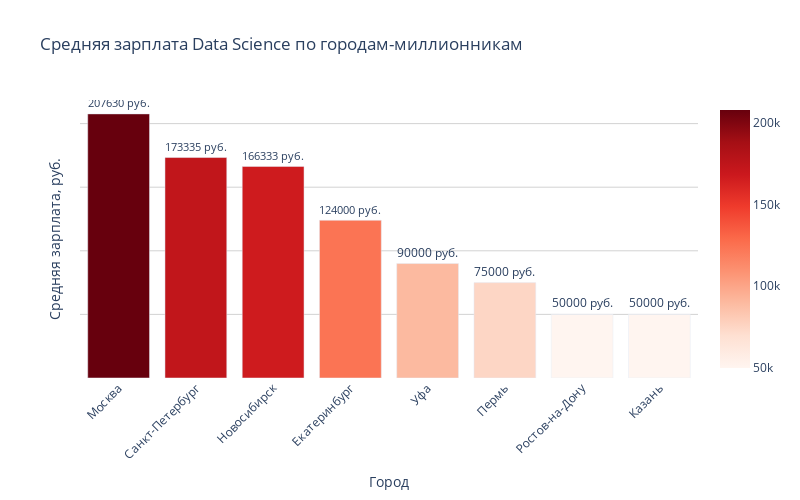

Write notebook code for a chart like this one.
### Code cell
# Создаем интерактивный столбчатый график
fig_1 = px.bar(
    area_salary_df,
    x='city',
    y='avg_salary',
    title='Средняя зарплата Data Science по городам-миллионникам',
    labels={'city': 'Город', 'avg_salary': 'Средняя зарплата, руб.'},
    color='avg_salary',  # Раскрашиваем столбцы по значению зарплаты
    color_continuous_scale='reds',
    text='avg_salary'  # Показываем значения на столбцах
)

# Настраиваем оформление
fig_1.update_layout(
    xaxis_tickangle=-45,  # Наклон подписей городов
    #showlegend=False,     # Скрываем легенду для цветовой шкалы
    plot_bgcolor='white', # Белый фон
    width=800,
    height=500,
    coloraxis_colorbar=dict(title='')  # Убираем подпись у цветовой шкалы
)

# Форматируем подписи на столбцах
fig_1.update_traces(
    texttemplate='%{text:.0f} руб.',
    textposition='outside',
    hovertemplate='<b>%{x}</b><br>Средняя зарплата: %{y:.0f} руб.<extra></extra>'
)

# Настраиваем оси, добавляем сетку
fig_1.update_yaxes(
    showgrid=True, 
    gridwidth=1, 
    gridcolor='lightgray',
    showticklabels=False  # Убираю числовые подписи по оси Y
)

# fig_1.show()
# fig_1.write_html("data/html/fig_1.html")

### Figure 1 — Plotly figure (JSON) as saved in the notebook; plotly's stock layout.template omitted (floating-point values rounded to 4 significant figures)
{"data": [{"hovertemplate": "<b>%{x}</b><br>Средняя зарплата: %{y:.0f} руб.<extra></extra>", "legendgroup": "", "marker": {"color": [207600.0, 173300.0, 166300.0, 124000.0, 90000.0, 75000.0, 50000.0, 50000.0], "coloraxis": "coloraxis", "pattern": {"shape": ""}}, "name": "", "orientation": "v", "showlegend": false, "text": [207600.0, 173300.0, 166300.0, 124000.0, 90000.0, 75000.0, 50000.0, 50000.0], "textposition": "outside", "texttemplate": "%{text:.0f} руб.", "type": "bar", "x": ["Москва", "Санкт-Петербург", "Новосибирск", "Екатеринбург", "Уфа", "Пермь", "Ростов-на-Дону", "Казань"], "xaxis": "x", "y": [207600.0, 173300.0, 166300.0, 124000.0, 90000.0, 75000.0, 50000.0, 50000.0], "yaxis": "y"}], "layout": {"barmode": "relative", "coloraxis": {"colorbar": {"title": {"text": ""}}, "colorscale": [[0, "rgb(255,245,240)"], [0.125, "rgb(254,224,210)"], [0.25, "rgb(252,187,161)"], [0.375, "rgb(252,146,114)"], [0.5, "rgb(251,106,74)"], [0.625, "rgb(239,59,44)"], [0.75, "rgb(203,24,29)"], [0.875, "rgb(165,15,21)"], [1, "rgb(103,0,13)"]]}, "height": 500, "legend": {"tracegroupgap": 0}, "plot_bgcolor": "white", "title": {"text": "Средняя зарплата Data Science по городам-миллионникам"}, "width": 800, "xaxis": {"anchor": "y", "domain": [0, 1], "tickangle": -45, "title": {"text": "Город"}}, "yaxis": {"anchor": "x", "domain": [0, 1], "gridcolor": "lightgray", "gridwidth": 1, "showgrid": true, "showticklabels": false, "title": {"text": "Средняя зарплата, руб."}}}}
